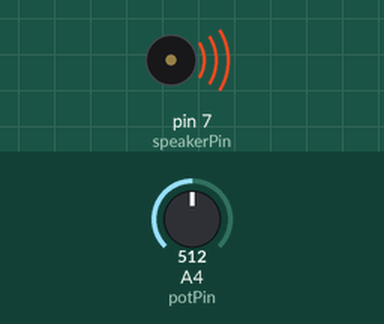
This sketch was run on a simulated Arduino Uno, built with avr-gcc and run on an emulated ATmega328P. Shown: buzzer (waves = sounding). Inputs (shaded band) come from the test bench; at power-on: A4 (potPin) = 512. What the sketch prints to the serial monitor is not drawn.

Above: at 1.8 s.
1.9 s: A4 (potPin) set to 11
At 3.73 s:
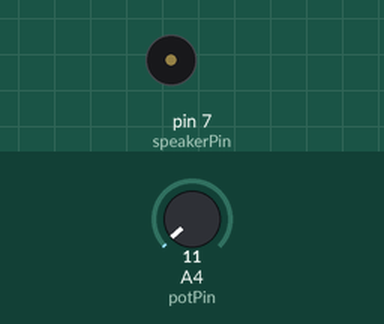
5.2 s: A4 (potPin) set to 8
8.7 s: A4 (potPin) set to 122
10.2 s: A4 (potPin) set to 107
At 11.1 s:
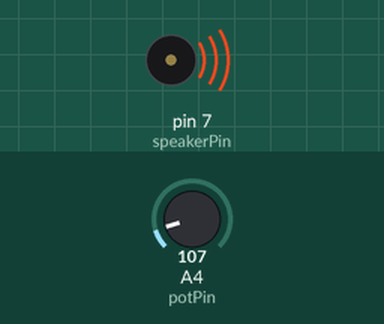
14.0 s: A4 (potPin) set to 95
Timing chart, 0 to 18.5 s (numbered marks = the images above; inputs shaded):
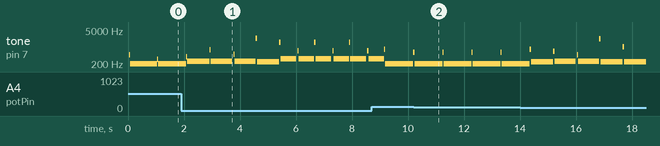

The sketch:

Quiz_2-1.ino
```cpp
int potPin = 4;
int speakerPin = 7;
void setup() {
  Serial.begin(9600);
  pinMode(speakerPin, OUTPUT);
}
void loop() {
  int val = analogRead(potPin);
  int mappedVal = map(val, 0, 990, 50, 2);
  //Serial.println(val);
  //digitalWrite(speakerPin, HIGH);
  //delay(mappedVal);
  //digitalWrite(speakerPin, LOW);
  //delay(mappedVal);


   for(int i = 0; i < 1000; i+=5) {
    Serial.println(val);
    digitalWrite(speakerPin, HIGH);
    delayMicroseconds(i);
    digitalWrite(speakerPin, LOW);
    delayMicroseconds(i);
  }
  delay(mappedVal);

}
```

Measured:
- by itself, tone on pin 7 (speakerPin): plays 802 Hz for 0.04 s, 253 Hz for 0.80 s, 656 Hz for 0.04 s, 254 Hz for 0.76 s, 476 Hz for 0.04 s, 254 Hz for 0.76 s … (10 notes in this stretch)
